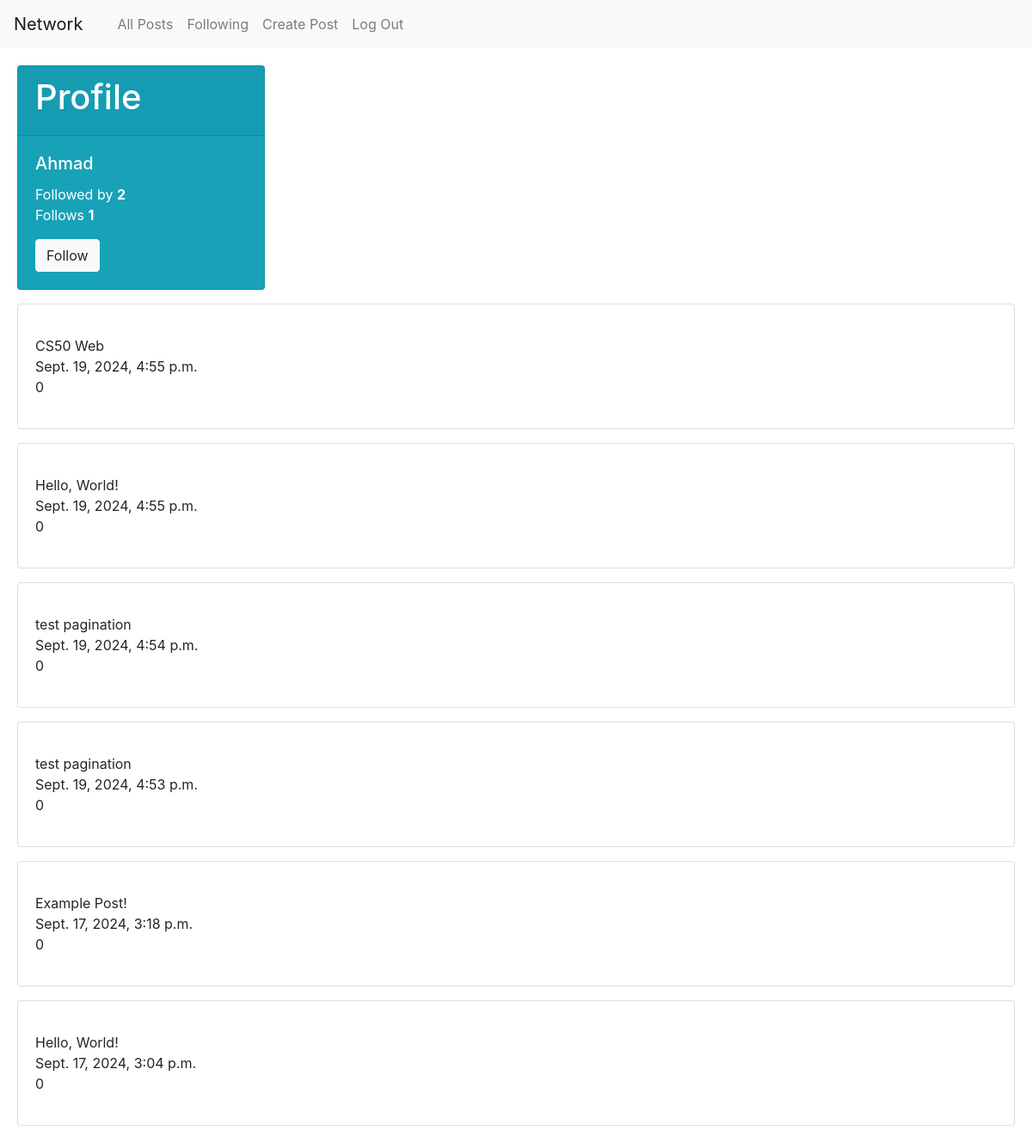
Before: /profile/ahmad with the older database file.
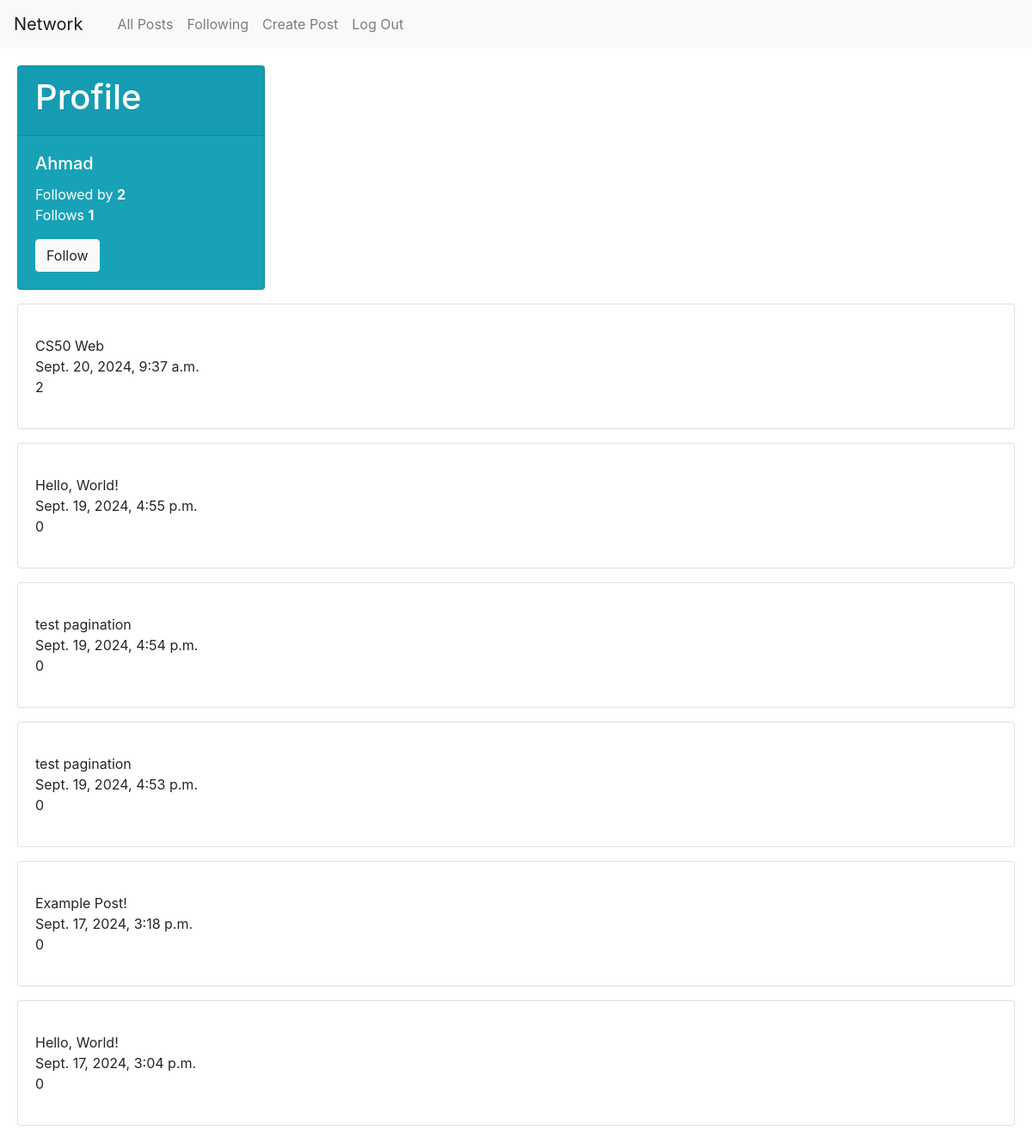
After: the same page with the newer database file.
### network/models.py (models this page shows, shortened)
class Post(models.Model):
    user = models.ForeignKey(User, on_delete=models.CASCADE, related_name="post")
    text = models.CharField(max_length=600)
    time = models.DateTimeField(auto_now=True)
    likes = models.IntegerField(default=0)

### network/views.py (the view)
# urls.py: path('profile/<str:name>' , views.profile, name="profile"),
def profile(request, name):
    token = 0
    user = User.objects.get(username=name)
    posts = Post.objects.all().filter(user=user).order_by("-time")
    follows = Follow.objects.all().filter(follower=user.id).count()
    followed_by = Follow.objects.all().filter(followed=user.id).count()
    try:
        Follow.objects.get(follower=request.user.id, followed=user.id)
        token = 1
    except:
        print("")
    return render(request, "network/profile.html",{
        "posts": posts,
        "user": user,
        "follows": follows,
        "followed_by": followed_by ,
        "token": token
    })

### network/templates/network/profile.html (shortened to what this page needs)
{% extends "network/layout.html" %}
{% block body %}
<div class="card text-white bg-info mb-3" style="max-width: 18rem;">
    <div class="card-header"><h1>Profile</h1></div>
    <div class="card-body">
      <h5 class="card-title">{{  user.username|capfirst  }}</h5>
      <div class="card-text">Followed by <b>{{ followed_by }}</b></div>
      <p class="card-text">Follows <b>{{ follows }}</b></p>
      {% if user.is_authenticated and request.user|lower != user|lower  %}
        <form action="{% url 'follow' %}" method="post">
            {% if token == 0 %}
                <button class="btn btn-light" type="submit">Follow</button>
            {% else %}
                <input type="hidden" name="unfollow" value="{{ user }}">
                <button class="btn btn-dark" type="submit">Unfollow</button>
            {% endif %}
        </form>
    {% endif %}
    </div>
  </div>
    {% if posts %}
        {% for post in posts %}
            <p>
            <div class="card">
                <div class="card-body">
                <p class="card-text">
                    <div>{{ post.text }}</div>
                    <div>{{ post.time }}</div>
                    <div>{{ post.likes }}</div>
                </p>
                </div>
            </div>
            </p>
        {% endfor %}
    {% endif %}
{% endblock %}

Changed rows visible on the page:
changed Post "CS50 Web": time "Sept. 19, 2024, 4:55 p.m." → "Sept. 20, 2024, 9:37 a.m."; likes "0" → "2"
